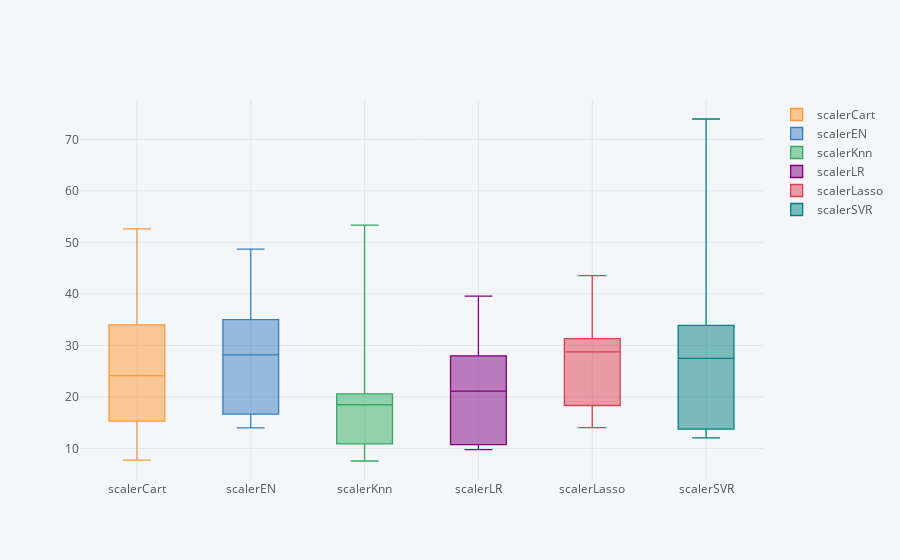

The notebook cell this image was saved under:
### Code cell
res_df.iplot(kind='box')

### Figure 1 — Plotly figure (JSON) as saved in the notebook; plotly's stock layout.template omitted (floating-point values rounded to 4 significant figures)
{"data": [{"boxpoints": false, "line": {"width": 1.3}, "marker": {"color": "rgba(255, 153, 51, 1.0)"}, "name": "scalerCart", "type": "box", "y": [15.31, 10.72, 30.93, 42.48, 27.06, 52.62, 19.43, 7.728, 34.0, 21.21]}, {"boxpoints": false, "line": {"width": 1.3}, "marker": {"color": "rgba(55, 128, 191, 1.0)"}, "name": "scalerEN", "type": "box", "y": [16.68, 28.08, 48.7, 29.87, 22.93, 39.94, 28.24, 15.87, 35.02, 13.99]}, {"boxpoints": false, "line": {"width": 1.3}, "marker": {"color": "rgba(50, 171, 96, 1.0)"}, "name": "scalerKnn", "type": "box", "y": [7.565, 20.58, 53.36, 26.21, 16.34, 20.32, 18.84, 10.88, 18.13, 8.857]}, {"boxpoints": false, "line": {"width": 1.3}, "marker": {"color": "rgba(128, 0, 128, 1.0)"}, "name": "scalerLR", "type": "box", "y": [9.792, 27.99, 39.57, 21.65, 19.3, 32.49, 20.58, 9.758, 21.95, 10.73]}, {"boxpoints": false, "line": {"width": 1.3}, "marker": {"color": "rgba(219, 64, 82, 1.0)"}, "name": "scalerLasso", "type": "box", "y": [18.34, 29.91, 43.55, 28.32, 22.22, 35.13, 29.19, 14.04, 31.33, 14.04]}, {"boxpoints": false, "line": {"width": 1.3}, "marker": {"color": "rgba(0, 128, 128, 1.0)"}, "name": "scalerSVR", "type": "box", "y": [13.09, 25.93, 73.94, 33.58, 25.73, 33.91, 35.3, 12.05, 29.04, 13.77]}], "layout": {"legend": {"bgcolor": "#F5F6F9", "font": {"color": "#4D5663"}}, "paper_bgcolor": "#F5F6F9", "plot_bgcolor": "#F5F6F9", "titlefont": {"color": "#4D5663"}, "xaxis1": {"gridcolor": "#E1E5ED", "showgrid": true, "tickfont": {"color": "#4D5663"}, "title": "", "titlefont": {"color": "#4D5663"}, "zerolinecolor": "#E1E5ED"}, "yaxis1": {"gridcolor": "#E1E5ED", "showgrid": true, "tickfont": {"color": "#4D5663"}, "title": "", "titlefont": {"color": "#4D5663"}, "zerolinecolor": "#E1E5ED"}}}
